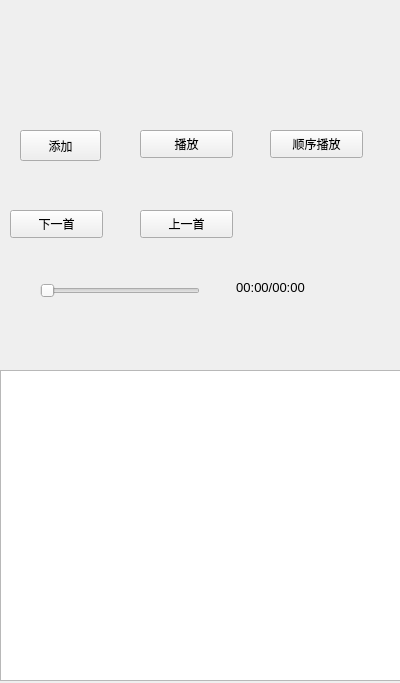
<?xml version="1.0" encoding="UTF-8"?>
<ui version="4.0">
 <class>Play</class>
 <widget class="QWidget" name="Play">
  <property name="geometry">
   <rect>
    <x>0</x>
    <y>0</y>
    <width>400</width>
    <height>683</height>
   </rect>
  </property>
  <property name="windowTitle">
   <string>Play</string>
  </property>
  <widget class="QListWidget" name="LwMusicList">
   <property name="geometry">
    <rect>
     <x>0</x>
     <y>370</y>
     <width>401</width>
     <height>311</height>
    </rect>
   </property>
  </widget>
  <widget class="QPushButton" name="btnAdd">
   <property name="geometry">
    <rect>
     <x>20</x>
     <y>130</y>
     <width>81</width>
     <height>31</height>
    </rect>
   </property>
   <property name="text">
    <string>添加</string>
   </property>
  </widget>
  <widget class="QPushButton" name="btnPlay">
   <property name="geometry">
    <rect>
     <x>140</x>
     <y>130</y>
     <width>93</width>
     <height>28</height>
    </rect>
   </property>
   <property name="text">
    <string>播放</string>
   </property>
  </widget>
  <widget class="QPushButton" name="btnNext">
   <property name="geometry">
    <rect>
     <x>10</x>
     <y>210</y>
     <width>93</width>
     <height>28</height>
    </rect>
   </property>
   <property name="text">
    <string>下一首</string>
   </property>
  </widget>
  <widget class="QPushButton" name="btnPvry">
   <property name="geometry">
    <rect>
     <x>140</x>
     <y>210</y>
     <width>93</width>
     <height>28</height>
    </rect>
   </property>
   <property name="text">
    <string>上一首</string>
   </property>
  </widget>
  <widget class="QPushButton" name="btnPlayBackMode">
   <property name="geometry">
    <rect>
     <x>270</x>
     <y>130</y>
     <width>93</width>
     <height>28</height>
    </rect>
   </property>
   <property name="text">
    <string>顺序播放</string>
   </property>
  </widget>
  <widget class="QSlider" name="hsPlayPos">
   <property name="geometry">
    <rect>
     <x>40</x>
     <y>280</y>
     <width>160</width>
     <height>22</height>
    </rect>
   </property>
   <property name="orientation">
    <enum>Qt::Horizontal</enum>
   </property>
  </widget>
  <widget class="QLabel" name="lbPlayTime">
   <property name="geometry">
    <rect>
     <x>210</x>
     <y>280</y>
     <width>121</width>
     <height>16</height>
    </rect>
   </property>
   <property name="text">
    <string>&lt;html&gt;&lt;head/&gt;&lt;body&gt;&lt;p align=&quot;center&quot;&gt;&lt;span style=&quot; font-size:10pt;&quot;&gt;00:00/00:00&lt;/span&gt;&lt;/p&gt;&lt;/body&gt;&lt;/html&gt;</string>
   </property>
  </widget>
 </widget>
 <layoutdefault spacing="6" margin="11"/>
 <resources/>
 <connections/>
</ui>
